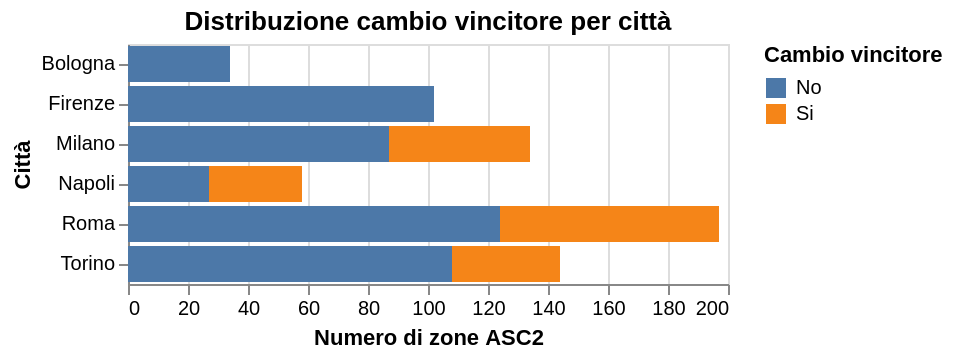

Write a Vega-Lite specification for this figure.
### Vega-Lite specification from a JSON file in a GitHub repository (floating-point values rounded to 4 significant figures; data arrays with more than 128 entries replaced by an {"elided": "..."} marker saying what was removed)
{"usermeta": {"embedOptions": {"theme": "fivethirtyeight"}}, "config": {"view": {"continuousWidth": 300, "continuousHeight": 300}}, "data": {"name": "data-e6a8539240285b988c750b4a95d86a87"}, "mark": {"type": "bar"}, "encoding": {"color": {"field": "e_winner_changed_label", "title": "Cambio vincitore", "type": "nominal"}, "x": {"aggregate": "count", "stack": "zero", "title": "Numero di zone ASC2", "type": "quantitative"}, "y": {"field": "CITY", "title": "Città", "type": "nominal"}}, "title": "Distribuzione cambio vincitore per città", "transform": [{"calculate": "datum.e_winner_changed == 1 ? 'Si' : 'No'", "as": "e_winner_changed_label"}], "$schema": "https://vega.github.io/schema/vega-lite/v5.20.1.json", "datasets": {"data-e6a8539240285b988c750b4a95d86a87": {"elided": "669 records"}}}
